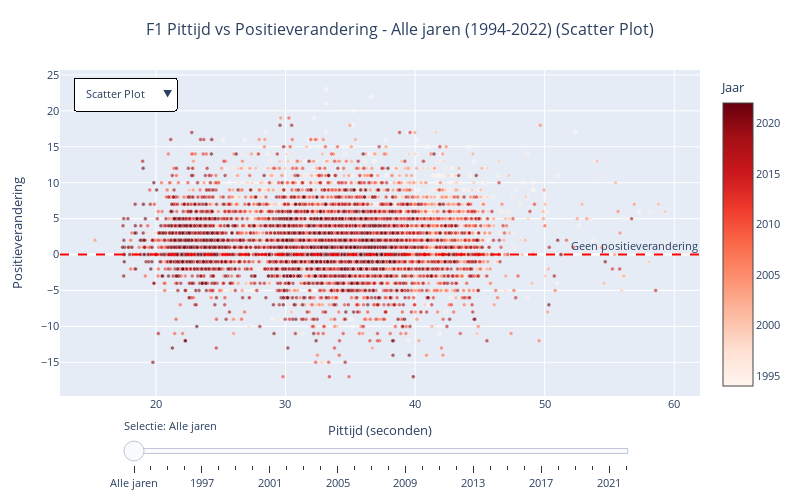

Notebook cell for this chart:
### Code cell
import pandas as pd
import plotly.express as px
import plotly.graph_objects as go
from plotly.subplots import make_subplots
import numpy as np
import re

pit_data = pd.read_csv("driver_race_pit_analysis_1994_2022.csv")

def extract_year(race_id):
    match = re.search(r'_(\d{4})$', str(race_id))
    return int(match.group(1)) if match else None

def extract_race_name(race_id):
    match = re.search(r'^(.+)_\d{4}$', str(race_id))
    return match.group(1).replace('_', ' ') if match else str(race_id)

pit_data['year'] = pit_data['raceId'].apply(extract_year)
pit_data['race_name'] = pit_data['raceId'].apply(extract_race_name)

valid_data = pit_data[
    (pit_data['year'] >= 1994) & 
    (pit_data['year'] <= 2022) & 
    (pit_data['pit_sec'].notna()) & 
    (pit_data['positions_gained'].notna())
].copy()

stats = {
    'total_records': len(valid_data),
    'pit_time_min': valid_data['pit_sec'].min(),
    'pit_time_max': valid_data['pit_sec'].max(),
    'pit_time_mean': valid_data['pit_sec'].mean(),
    'pos_change_min': valid_data['positions_gained'].min(),
    'pos_change_max': valid_data['positions_gained'].max(),
    'pos_change_mean': valid_data['positions_gained'].mean()
}

fig_combined = go.Figure()

years = sorted(valid_data['year'].unique())

fig_combined.add_trace(
    go.Scatter(
        x=valid_data['pit_sec'],
        y=valid_data['positions_gained'],
        mode='markers',
        name='Scatter Alle jaren',
        marker=dict(
            size=4,
            opacity=0.6,
            line=dict(width=0.5, color='white'),
            color=valid_data['year'],
            colorscale='Reds',
            cmin=years[0],
            cmax=years[-1],
            colorbar=dict(title="Jaar")
        ),
        customdata=valid_data[['driverId', 'race_name', 'start_pos', 'end_pos', 'year']].values,
        hovertemplate=(
            '<b>%{customdata[0]}</b><br>' +
            'Race: %{customdata[1]}<br>' +
            'Start pos: %{customdata[2]}<br>' +
            'End pos: %{customdata[3]}<br>' +
            'Pittijd: %{x:.2f}s<br>' +
            'Pos. verandering: %{y}<br>' +
            'Jaar: %{customdata[4]}<br>' +
            '<extra></extra>'
        ),
        visible=True,
        meta={'plot_type': 'scatter', 'year': 'all'}
    )
)

fig_combined.add_trace(
    go.Histogram2d(
        x=valid_data['pit_sec'],
        y=valid_data['positions_gained'],
        colorscale='Reds',
        nbinsx=30,
        nbinsy=30,
        name='Density Alle jaren',
        hovertemplate='Pittijd: %{x:.1f}s<br>Positieverandering: %{y}<br>Aantal: %{z}<extra></extra>',
        visible=False,
        meta={'plot_type': 'density', 'year': 'all'}
    )
)

for year in years:
    year_data = valid_data[valid_data['year'] == year]
    
    fig_combined.add_trace(
        go.Scatter(
            x=year_data['pit_sec'],
            y=year_data['positions_gained'],
            mode='markers',
            name=f'Scatter {year}',
            marker=dict(
                size=6,
                opacity=0.8,
                line=dict(width=1, color='white'),
                color='#DC143C',
                colorscale='Reds',
                cmin=years[0],
                cmax=years[-1]
            ),
            customdata=year_data[['driverId', 'race_name', 'start_pos', 'end_pos']].values,
            hovertemplate=(
                '<b>%{customdata[0]}</b><br>' +
                'Race: %{customdata[1]}<br>' +
                'Start pos: %{customdata[2]}<br>' +
                'End pos: %{customdata[3]}<br>' +
                'Pittijd: %{x:.2f}s<br>' +
                'Pos. verandering: %{y}<br>' +
                f'Jaar: {year}<br>' +
                '<extra></extra>'
            ),
            visible=False,
            meta={'plot_type': 'scatter', 'year': year}
        )
    )
    
    fig_combined.add_trace(
        go.Histogram2d(
            x=year_data['pit_sec'],
            y=year_data['positions_gained'],
            colorscale='Reds',
            nbinsx=25,
            nbinsy=25,
            name=f'Density {year}',
            hovertemplate='Pittijd: %{x:.1f}s<br>Positieverandering: %{y}<br>Aantal: %{z}<extra></extra>',
            visible=False,
            meta={'plot_type': 'density', 'year': year}
        )
    )

fig_combined.add_hline(y=0, line_dash="dash", line_color="red", 
                      annotation_text="Geen positieverandering")

slider_steps = []

scatter_visibility_all = []
for trace in fig_combined.data:
    if hasattr(trace, 'meta') and trace.meta:
        scatter_visibility_all.append(trace.meta['plot_type'] == 'scatter' and trace.meta['year'] == 'all')
    else:
        scatter_visibility_all.append(True)

slider_steps.append({
    'args': [
        {'visible': scatter_visibility_all},
        {'title': 'F1 Pittijd vs Positieverandering - Alle jaren (1994-2022) (Scatter Plot)'}
    ],
    'label': 'Alle jaren',
    'method': 'update'
})

for i, year in enumerate(years):
    scatter_visibility = []
    for trace in fig_combined.data:
        if hasattr(trace, 'meta') and trace.meta:
            scatter_visibility.append(trace.meta['plot_type'] == 'scatter' and trace.meta['year'] == year)
        else:
            scatter_visibility.append(True)
    
    slider_steps.append({
        'args': [
            {'visible': scatter_visibility},
            {'title': f'F1 Pittijd vs Positieverandering - {year} (Scatter Plot)'}
        ],
        'label': str(year),
        'method': 'update'
    })

def create_plot_type_buttons():
    return [
        {
            'label': 'Scatter Plot',
            'method': 'update',
            'args': [
                {
                    'visible': [
                        trace.meta['plot_type'] == 'scatter' and trace.meta['year'] == 'all'
                        if hasattr(trace, 'meta') and trace.meta else True
                        for trace in fig_combined.data
                    ]
                },
                {'title': 'F1 Pittijd vs Positieverandering - Alle jaren (1994-2022) (Scatter Plot)'}
            ]
        },
        {
            'label': 'Density Plot',
            'method': 'update',
            'args': [
                {
                    'visible': [
                        trace.meta['plot_type'] == 'density' and trace.meta['year'] == 'all'
                        if hasattr(trace, 'meta') and trace.meta else True
                        for trace in fig_combined.data
                    ]
                },
                {'title': 'F1 Pittijd vs Positieverandering - Alle jaren (1994-2022) (Density Plot)'}
            ]
        }
    ]

fig_combined.update_layout(
    title={
        'text': 'F1 Pittijd vs Positieverandering - Alle jaren (1994-2022) (Scatter Plot)',
        'x': 0.5,
        'xanchor': 'center',
        'font': {'size': 16}
    },
    xaxis_title='Pittijd (seconden)',
    yaxis_title='Positieverandering',
    font=dict(size=11),
    width=800,
    height=500,
    showlegend=False,
    margin=dict(l=60, r=60, t=70, b=60),
    updatemenus=[
        {
            'buttons': create_plot_type_buttons(),
            'direction': 'down',
            'showactive': True,
            'x': 0.02,
            'xanchor': 'left',
            'y': 0.98,
            'yanchor': 'top',
            'bgcolor': 'white',
            'bordercolor': 'black',
            'borderwidth': 1
        }
    ],
    sliders=[{
        'active': 0,
        'currentvalue': {"prefix": "Selectie: "},
        'len': 0.8,
        'x': 0.1,
        'y': 0,
        'steps': slider_steps
    }]
)
fig_combined.show()
